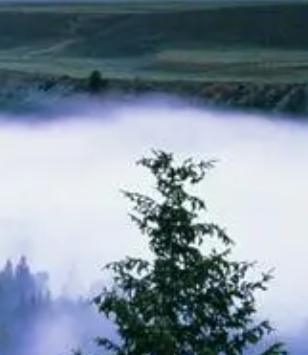
#> input picture data/1.png, 308 x 355 px, found by its file name; its folder holds only this picture in this run
$ python isLight.py
#> lines starting #> are read from the running program, lines starting #| are printed output that depends on the picture
import cv2
import numpy as np
import os


def isLight(img_name, mean_gray):
    img = cv2.imread(img_name)
    gray_img = cv2.cvtColor(img, cv2.COLOR_BGR2GRAY)

    # 获取形状以及长宽
    img_shape = gray_img.shape
    height, width = img_shape[0], img_shape[1]
    size = gray_img.size
    # 灰度图的直方图
    hist = cv2.calcHist([gray_img], [0], None, [256], [0, 256])

    # 计算灰度图像素点偏离均值(128)程序
    a = 0
    ma = 0
    reduce_matrix = np.full((height, width), 128)
    shift_value = gray_img - reduce_matrix
    shift_sum = sum(map(sum, shift_value))

    da = shift_sum / size
    # 计算偏离128的平均偏差
    for i in range(256):
        ma += (abs(i - mean_gray - da) * hist[i])
    m = abs(ma / size)
    # 亮度系数
    k = abs(da) / m
    # print(k)
    if k[0] > 1:
        # 过亮
        if da > 0:
            print(img_name + "过亮")
        else:
            print(img_name + "过暗")
    else:
        print(img_name + "亮度正常")


def caculateGray(template):
#> called with template = 'data/1.png'
    template = cv2.imread(template)
#> template is the input picture: shape (355, 308, 3); mean B, G, R 157.8, 144.6, 129.5
    template_gray = cv2.cvtColor(template, cv2.COLOR_BGR2GRAY)
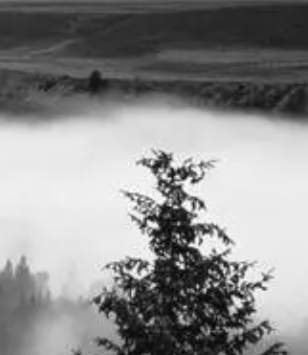
#> template_gray: shape (355, 308); min 4, max 254, mean 141.6
    h, w = template_gray.shape[:2] # template_gray 为灰度图
#> h = 355; w = 308
    m = np.reshape(template_gray, [1, w*h])
    mean = m.sum()/(w*h) # 图像平均灰度值
#> mean = 141.6
    return mean


test_folder = r'data'
files = os.listdir(test_folder)
gray = []
graySum = 0
for f in files:
    gray.append(caculateGray(os.path.join(test_folder, f)))
    # isLight(os.path.join(test_folder, f))


for gray_value in gray:
    graySum += gray_value
#> this loop made 1 pass
#> (gray_value, graySum) on pass 1: (141.6, 141.6)
#> after the loop, graySum = 141.6

mean_gray = graySum / len(gray)
#> mean_gray = 141.6
# print(mean_gray)

for f in files:
    # gray.append(caculateGray(os.path.join(test_folder, f)))
    isLight(os.path.join(test_folder, f), 10)
#> in isLight, `hist = cv2.calcHist([gray_img], [0], None, [256], [0, 256])`: hist = 256 values, max 5814 at index 235, min 0 at index 0, mean 427.1
#> in isLight, `shift_sum = sum(map(sum, shift_value))`: shift_sum = 1482680
#> in isLight, `da = shift_sum / size`: da = 13.56
#> the loop in isLight, `for i in range(256):` made 256 passes
#> ma on passes 1 to 3: [0], [0], [0]
#> after the loop in isLight, `for i in range(256):`: ma = [12927537]
#> in isLight, `m = abs(ma / size)`: m = [118.2]
#> in isLight, `k = abs(da) / m`: k = [0.115]
